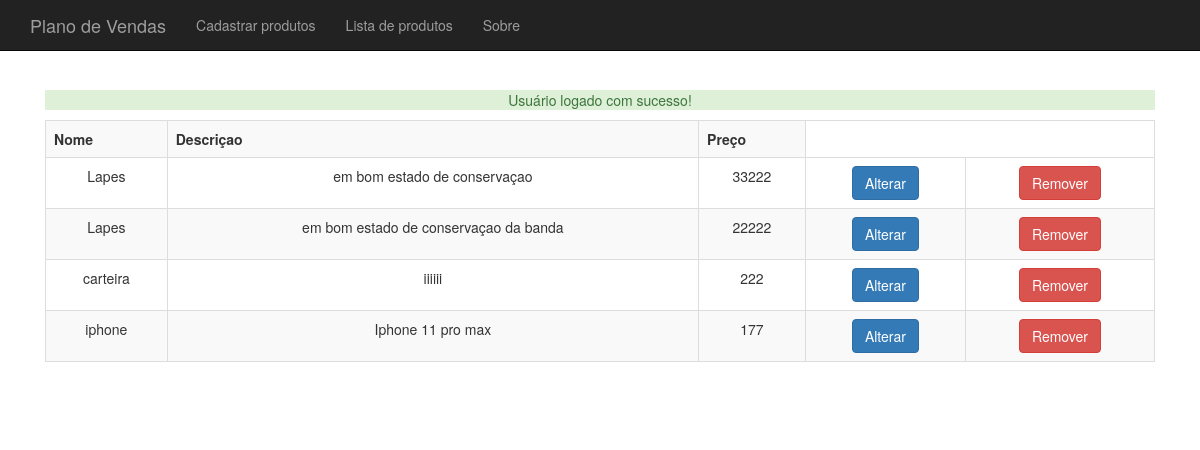
The page /pdv_final/produto-lista.php (signed in) on the database its author committed.
### tables this page shows
CREATE TABLE `cadastro_produtos` (
  `id` int(11) NOT NULL,
  `nome` varchar(225) NOT NULL,
  `descricao` varchar(225) NOT NULL,
  `preco` decimal(20,0) NOT NULL,
  `data` datetime NOT NULL,
  `categoria_id` int(11) DEFAULT NULL
);

### pdv_final/produto-lista.php (the view, shortened to what this page needs)
<?php
require_once("cabecalho.php");
require_once("conexao.php");
?>
<?php
    $sql = "SELECT * FROM cadastro_produtos ORDER BY id DESC";
    $query=mysqli_query($conexao, $sql);
    $resultado = mysqli_fetch_all($query, MYSQLI_ASSOC);
?>
<form action="produto-lista.php" method="post">
<table class="table table-striped table-bordered">
    <tr>
        <th>Nome</th>
        <th>Descriçao</th>
        <th>Preço</th>
    </tr>
    <?php
        foreach ($resultado as $produto) :
            $nome = $produto['nome'];
            $descricao = $produto['descricao'];
            $preco = $produto['preco'];
    ?>
    <tr>
        <td><?=$nome?></td>
        <td><?=$descricao?></td>
        <td><?=$preco?></td>
        <td><a class="btn btn-primary" href="altera-produto-formulario.php?id=<?=$produto['id']?>">Alterar</a></td>
        <td>
        <form action="remove-produto.php" method="post">
                    <button class="btn btn-danger">Remover</button>
                </form>
        </td>
    </tr>
        <?php
        endforeach
        ?>
</table>
</form>
<? require_once("rodape.php"); ?>

### pdv_final/css/meu_estilo.css (style rules this page uses)
* { padding: 0; margin: 0; }
body { margin-top: 50px; }

### rows shown on the page
cadastro_produtos: nome "Lapes", descricao "em bom estado de conservaçao", preco "33222"
cadastro_produtos: nome "Lapes", descricao "em bom estado de conservaçao da banda", preco "22222"
cadastro_produtos: nome "carteira", descricao "iiiiii", preco "222"
cadastro_produtos: nome "iphone", descricao "Iphone 11 pro max", preco "177"

### other values the page prints
$_SESSION[$tipo] "Usuário logado com sucesso!"
